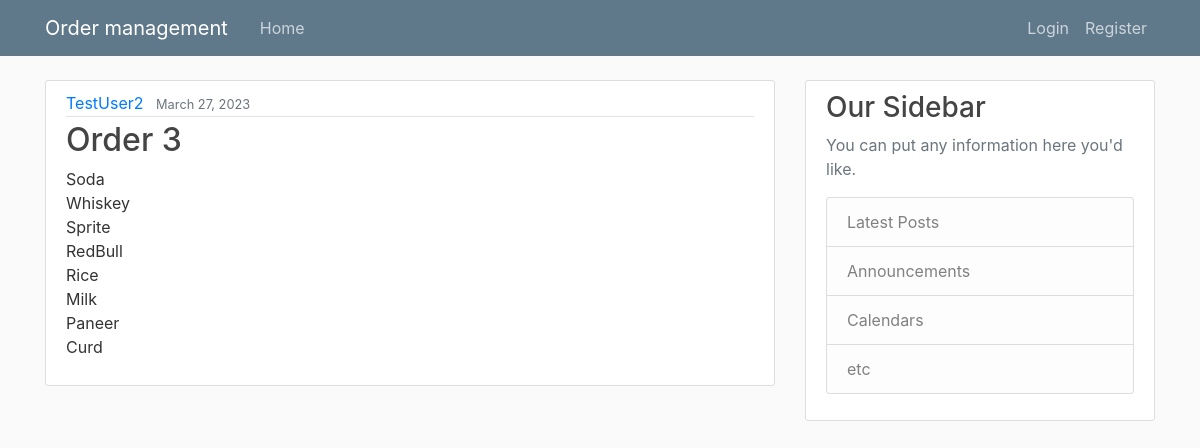
The page /blog/post/5/ on the database its author committed.
### blog/models.py (models this page shows, shortened)
class Post(models.Model):
	title=models.CharField(max_length=100)
	content=models.TextField()
	date_posted=models.DateTimeField(default=timezone.now)
	author=models.ForeignKey(User, on_delete=models.CASCADE)

### blog/views.py (the view)
# urls.py: path('post/<int:pk>/', PostDetailView.as_view(), name='post-detail'),
class PostDetailView(DetailView):
    model = Post

### blog/templates/blog/post_detail.html (shortened to what this page needs)
{% extends "blog/base.html" %}
{% block content %}
  <article class="media content-section">
    <div class="media-body">
      <div class="article-metadata">
        <a class="mr-2" href="#">{{ object.author }}</a>
        <small class="text-muted">{{ object.date_posted|date:"F d, Y" }}</small>
      </div>
      <h2 class="article-title">{{ object.title }}</h2>
      <p class="article-content">{{ object.content }}</p>
    </div>
  </article>
{% endblock content %}

### blog/static/blog/main.css (style rules this page uses)
body { background: #fafafa; color: #333333; margin-top: 5rem; }
h1, h2, h3, h4, h5, h6 { color: #444444; }
.content-section { background: #ffffff; padding: 10px 20px; border: 1px solid #dddddd; border-radius: 3px; margin-bottom: 20px; }
.article-title { color: #444444; }
.article-content { white-space: pre-line; }
.article-metadata { padding-bottom: 1px; margin-bottom: 4px; border-bottom: 1px solid #e3e3e3 }

### rows shown on the page
Post: author "TestUser2", date_posted "March 27, 2023", title "Order 3", content "Soda Whiskey Sprite RedBull Rice Milk Paneer Curd"
